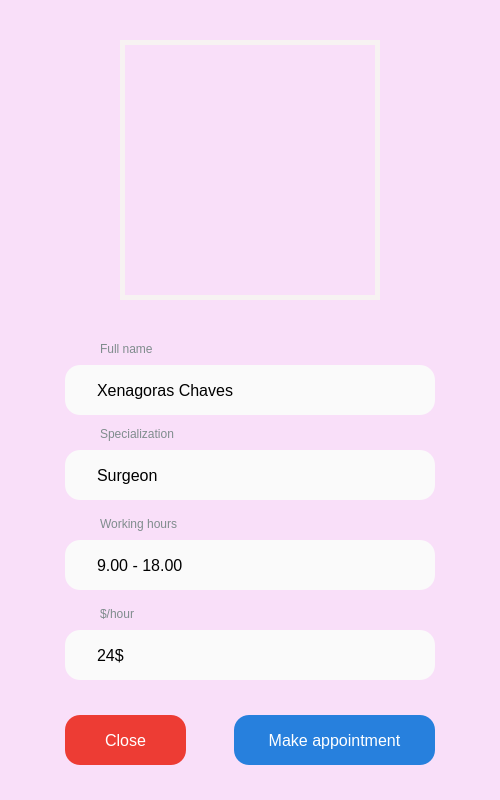
<?xml version="1.0" encoding="UTF-8"?>
<ui version="4.0">
 <class>MainWindow</class>
 <widget class="QMainWindow" name="MainWindow">
  <property name="enabled">
   <bool>true</bool>
  </property>
  <property name="geometry">
   <rect>
    <x>0</x>
    <y>0</y>
    <width>500</width>
    <height>800</height>
   </rect>
  </property>
  <property name="windowTitle">
   <string>MainWindow</string>
  </property>
  <property name="styleSheet">
   <string notr="true">background-color: #F9DFF9;</string>
  </property>
  <widget class="QWidget" name="centralwidget">
   <widget class="QLabel" name="label_1">
    <property name="geometry">
     <rect>
      <x>120</x>
      <y>40</y>
      <width>260</width>
      <height>260</height>
     </rect>
    </property>
    <property name="styleSheet">
     <string notr="true">border: 5px solid #f7f2f2</string>
    </property>
    <property name="text">
     <string/>
    </property>
    <property name="pixmap">
     <pixmap>profile.png</pixmap>
    </property>
   </widget>
   <widget class="QLineEdit" name="lineEdit_1">
    <property name="geometry">
     <rect>
      <x>65</x>
      <y>365</y>
      <width>370</width>
      <height>50</height>
     </rect>
    </property>
    <property name="styleSheet">
     <string notr="true">padding: 15px 30px;
font-size: 16px;
border-radius: 15px;
background: #FAFAFA;
border: none;</string>
    </property>
    <property name="text">
     <string>Xenagoras Chaves</string>
    </property>
    <property name="readOnly">
     <bool>true</bool>
    </property>
   </widget>
   <widget class="QLabel" name="label_2">
    <property name="geometry">
     <rect>
      <x>100</x>
      <y>340</y>
      <width>101</width>
      <height>17</height>
     </rect>
    </property>
    <property name="styleSheet">
     <string notr="true">color:#7f8c8d</string>
    </property>
    <property name="text">
     <string>Full name</string>
    </property>
   </widget>
   <widget class="QLabel" name="label_3">
    <property name="geometry">
     <rect>
      <x>100</x>
      <y>425</y>
      <width>101</width>
      <height>17</height>
     </rect>
    </property>
    <property name="styleSheet">
     <string notr="true">color:#7f8c8d</string>
    </property>
    <property name="text">
     <string>Specialization</string>
    </property>
   </widget>
   <widget class="QLineEdit" name="lineEdit_2">
    <property name="geometry">
     <rect>
      <x>65</x>
      <y>450</y>
      <width>370</width>
      <height>50</height>
     </rect>
    </property>
    <property name="styleSheet">
     <string notr="true">padding: 15px 30px;
font-size: 16px;
border-radius: 15px;
background: #FAFAFA;
border: none;</string>
    </property>
    <property name="text">
     <string>Surgeon</string>
    </property>
    <property name="readOnly">
     <bool>true</bool>
    </property>
   </widget>
   <widget class="QLabel" name="label_4">
    <property name="geometry">
     <rect>
      <x>100</x>
      <y>515</y>
      <width>101</width>
      <height>17</height>
     </rect>
    </property>
    <property name="styleSheet">
     <string notr="true">color:#7f8c8d</string>
    </property>
    <property name="text">
     <string>Working hours</string>
    </property>
   </widget>
   <widget class="QLineEdit" name="lineEdit_3">
    <property name="geometry">
     <rect>
      <x>65</x>
      <y>540</y>
      <width>370</width>
      <height>50</height>
     </rect>
    </property>
    <property name="styleSheet">
     <string notr="true">padding: 15px 30px;
font-size: 16px;
border-radius: 15px;
background: #FAFAFA;
border: none;</string>
    </property>
    <property name="text">
     <string>9.00 - 18.00</string>
    </property>
    <property name="readOnly">
     <bool>true</bool>
    </property>
   </widget>
   <widget class="QLabel" name="label_5">
    <property name="geometry">
     <rect>
      <x>100</x>
      <y>605</y>
      <width>101</width>
      <height>17</height>
     </rect>
    </property>
    <property name="styleSheet">
     <string notr="true">color:#7f8c8d</string>
    </property>
    <property name="text">
     <string>$/hour</string>
    </property>
   </widget>
   <widget class="QLineEdit" name="lineEdit_4">
    <property name="geometry">
     <rect>
      <x>65</x>
      <y>630</y>
      <width>370</width>
      <height>50</height>
     </rect>
    </property>
    <property name="styleSheet">
     <string notr="true">padding: 15px 30px;
font-size: 16px;
border-radius: 15px;
background: #FAFAFA;
border: none;</string>
    </property>
    <property name="text">
     <string>24$</string>
    </property>
    <property name="readOnly">
     <bool>true</bool>
    </property>
   </widget>
   <widget class="QPushButton" name="pushButton_2">
    <property name="geometry">
     <rect>
      <x>234</x>
      <y>715</y>
      <width>201</width>
      <height>50</height>
     </rect>
    </property>
    <property name="styleSheet">
     <string notr="true">QPushButton {
  padding: 15px 30px;
  font-size: 16px;
  border-radius: 15px;
  background: #2780DD;
  border: none;
  text-align: center;
  color: #fff;
}

QPushButton:pressed {
  background: #2B5DAA;
}</string>
    </property>
    <property name="text">
     <string>Make appointment</string>
    </property>
   </widget>
   <widget class="QPushButton" name="pushButton_1">
    <property name="geometry">
     <rect>
      <x>65</x>
      <y>715</y>
      <width>121</width>
      <height>50</height>
     </rect>
    </property>
    <property name="styleSheet">
     <string notr="true">QPushButton {
  padding: 15px 30px;
  font-size: 16px;
  border-radius: 15px;
  background: #ED3C34;
  border: none;
  text-align: center;
  color: #fff;
}

QPushButton:pressed {
  background: #AA2823;
}</string>
    </property>
    <property name="text">
     <string>Close</string>
    </property>
   </widget>
  </widget>
 </widget>
 <resources/>
 <connections/>
</ui>
